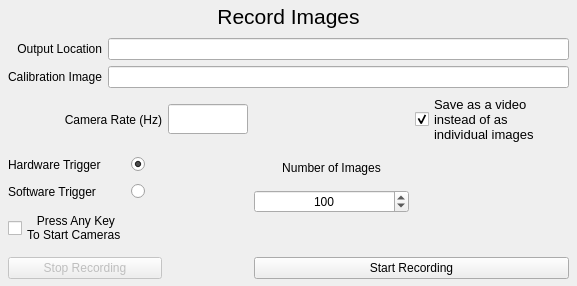
<?xml version="1.0" encoding="UTF-8"?>
<ui version="4.0">
 <class>RecordDialog</class>
 <widget class="QDialog" name="RecordDialog">
  <property name="geometry">
   <rect>
    <x>0</x>
    <y>0</y>
    <width>577</width>
    <height>286</height>
   </rect>
  </property>
  <property name="sizePolicy">
   <sizepolicy hsizetype="Fixed" vsizetype="Fixed">
    <horstretch>0</horstretch>
    <verstretch>0</verstretch>
   </sizepolicy>
  </property>
  <property name="windowTitle">
   <string>Dialog</string>
  </property>
  <widget class="QWidget" name="layoutWidget">
   <property name="geometry">
    <rect>
     <x>8</x>
     <y>0</y>
     <width>561</width>
     <height>279</height>
    </rect>
   </property>
   <layout class="QGridLayout" name="gridLayout">
    <item row="1" column="0" colspan="4">
     <layout class="QGridLayout" name="gridLayout_2">
      <item row="1" column="0">
       <widget class="QLabel" name="label_calibration">
        <property name="text">
         <string>Calibration Image</string>
        </property>
        <property name="alignment">
         <set>Qt::AlignRight|Qt::AlignTrailing|Qt::AlignVCenter</set>
        </property>
       </widget>
      </item>
      <item row="0" column="1">
       <widget class="QLineEdit" name="lineEdit_outputDir">
        <property name="enabled">
         <bool>true</bool>
        </property>
        <property name="readOnly">
         <bool>true</bool>
        </property>
       </widget>
      </item>
      <item row="1" column="1">
       <widget class="QLineEdit" name="lineEdit_calibrateImage">
        <property name="enabled">
         <bool>true</bool>
        </property>
        <property name="text">
         <string/>
        </property>
        <property name="readOnly">
         <bool>true</bool>
        </property>
       </widget>
      </item>
      <item row="0" column="0">
       <widget class="QLabel" name="label">
        <property name="text">
         <string>Output Location</string>
        </property>
        <property name="alignment">
         <set>Qt::AlignRight|Qt::AlignTrailing|Qt::AlignVCenter</set>
        </property>
       </widget>
      </item>
     </layout>
    </item>
    <item row="0" column="0" colspan="4">
     <widget class="QLabel" name="titleLabel">
      <property name="sizePolicy">
       <sizepolicy hsizetype="MinimumExpanding" vsizetype="Preferred">
        <horstretch>0</horstretch>
        <verstretch>0</verstretch>
       </sizepolicy>
      </property>
      <property name="font">
       <font>
        <pointsize>16</pointsize>
       </font>
      </property>
      <property name="text">
       <string>Record Images</string>
      </property>
      <property name="alignment">
       <set>Qt::AlignCenter</set>
      </property>
     </widget>
    </item>
    <item row="3" column="2">
     <widget class="QLabel" name="label_3">
      <property name="text">
       <string>Number of Images</string>
      </property>
      <property name="alignment">
       <set>Qt::AlignCenter</set>
      </property>
     </widget>
    </item>
    <item row="2" column="0">
     <widget class="QLabel" name="label_2">
      <property name="text">
       <string>Camera Rate (Hz)</string>
      </property>
      <property name="alignment">
       <set>Qt::AlignRight|Qt::AlignTrailing|Qt::AlignVCenter</set>
      </property>
     </widget>
    </item>
    <item row="3" column="0" rowspan="3" colspan="2">
     <layout class="QGridLayout" name="gridLayout_4">
      <item row="1" column="1">
       <widget class="QRadioButton" name="radioButton_softwareTrigger">
        <property name="text">
         <string/>
        </property>
        <attribute name="buttonGroup">
         <string notr="true">buttonGroup</string>
        </attribute>
       </widget>
      </item>
      <item row="0" column="0">
       <widget class="QLabel" name="label_5">
        <property name="text">
         <string>Hardware Trigger</string>
        </property>
       </widget>
      </item>
      <item row="0" column="1">
       <widget class="QRadioButton" name="radioButton_hardwareTrigger">
        <property name="text">
         <string/>
        </property>
        <property name="checked">
         <bool>true</bool>
        </property>
        <attribute name="buttonGroup">
         <string notr="true">buttonGroup</string>
        </attribute>
       </widget>
      </item>
      <item row="1" column="0">
       <widget class="QLabel" name="label_6">
        <property name="text">
         <string>Software Trigger</string>
        </property>
       </widget>
      </item>
      <item row="2" column="0" colspan="2">
       <widget class="QCheckBox" name="checkBox_keyPressStart">
        <property name="font">
         <font>
          <pointsize>9</pointsize>
         </font>
        </property>
        <property name="text">
         <string>   Press Any Key
To Start Cameras</string>
        </property>
       </widget>
      </item>
     </layout>
    </item>
    <item row="4" column="2">
     <widget class="QSpinBox" name="numImages">
      <property name="alignment">
       <set>Qt::AlignCenter</set>
      </property>
      <property name="maximum">
       <number>100000</number>
      </property>
      <property name="value">
       <number>100</number>
      </property>
     </widget>
    </item>
    <item row="7" column="0">
     <widget class="QPushButton" name="stopRecordingButton">
      <property name="enabled">
       <bool>false</bool>
      </property>
      <property name="text">
       <string>Stop Recording</string>
      </property>
     </widget>
    </item>
    <item row="2" column="1">
     <widget class="QLineEdit" name="cameraHz">
      <property name="sizePolicy">
       <sizepolicy hsizetype="Minimum" vsizetype="Fixed">
        <horstretch>0</horstretch>
        <verstretch>0</verstretch>
       </sizepolicy>
      </property>
      <property name="minimumSize">
       <size>
        <width>20</width>
        <height>1</height>
       </size>
      </property>
      <property name="maximumSize">
       <size>
        <width>80</width>
        <height>30</height>
       </size>
      </property>
      <property name="alignment">
       <set>Qt::AlignCenter</set>
      </property>
     </widget>
    </item>
    <item row="7" column="2" colspan="2">
     <widget class="QPushButton" name="startRecordingButton">
      <property name="text">
       <string>Start Recording</string>
      </property>
     </widget>
    </item>
    <item row="5" column="2">
     <widget class="QLabel" name="labelCaptureNumSeconds">
      <property name="text">
       <string/>
      </property>
      <property name="alignment">
       <set>Qt::AlignCenter</set>
      </property>
     </widget>
    </item>
    <item row="2" column="3">
     <widget class="QCheckBox" name="checkBox_makeVideo">
      <property name="font">
       <font>
        <pointsize>10</pointsize>
       </font>
      </property>
      <property name="text">
       <string>Save as a video 
instead of as 
individual images</string>
      </property>
      <property name="checked">
       <bool>true</bool>
      </property>
     </widget>
    </item>
   </layout>
  </widget>
 </widget>
 <resources/>
 <connections/>
 <buttongroups>
  <buttongroup name="buttonGroup"/>
 </buttongroups>
</ui>
